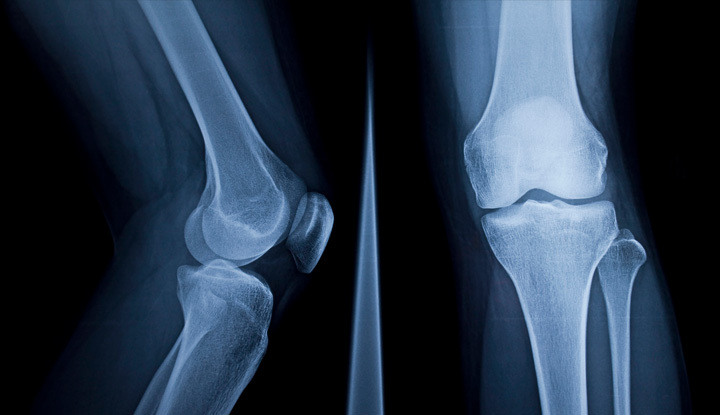
#> input picture Labs/ETE-3/program2.jpg, 720 x 415 px
$ jupyter execute 2448507_Program2.ipynb
#> lines starting #> are read from the running program, lines starting #| are printed output that depends on the picture
[cell 1]
import cv2
import numpy as np
import matplotlib.pyplot as plt
from scipy.ndimage import generic_filter

[cell 2]
#1. Load Ultrasound or Radar Images & Add Speckle Noise
# Function to add speckle noise
def add_speckle_noise(image, intensity=0.1):
    noise = np.random.randn(*image.shape) * intensity
    noisy_image = image + image * noise
    return np.clip(noisy_image, 0, 255).astype(np.uint8)

[cell 3]
# Load image
image = cv2.imread('program2.jpg', cv2.IMREAD_GRAYSCALE)
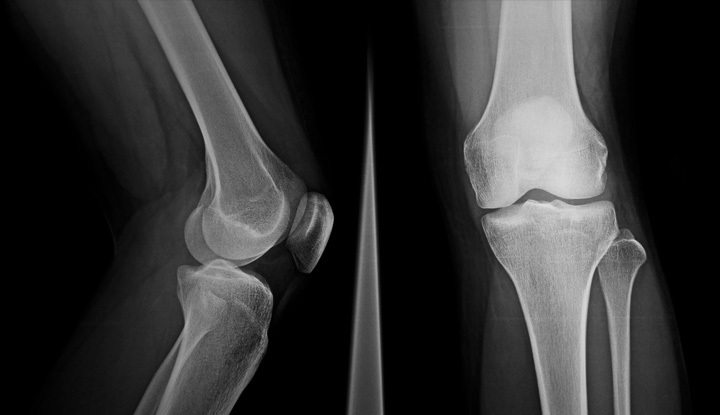
#> image: shape (415, 720); min 0, max 224, mean 49.6
speckle_image = add_speckle_noise(image, intensity=0.1)

# Display the noisy image
plt.imshow(speckle_image, cmap='gray')
plt.title('Speckle Noise Image')
plt.axis('off')
plt.show()

[cell 4]
# Load image
image = cv2.imread('program2.jpg', cv2.IMREAD_GRAYSCALE)
speckle_image = add_speckle_noise(image, intensity=0.3)
#> call 2 of add_speckle_noise, with intensity = 0.3
#> in add_speckle_noise (call 2), `noisy_image = image + image * noise`:
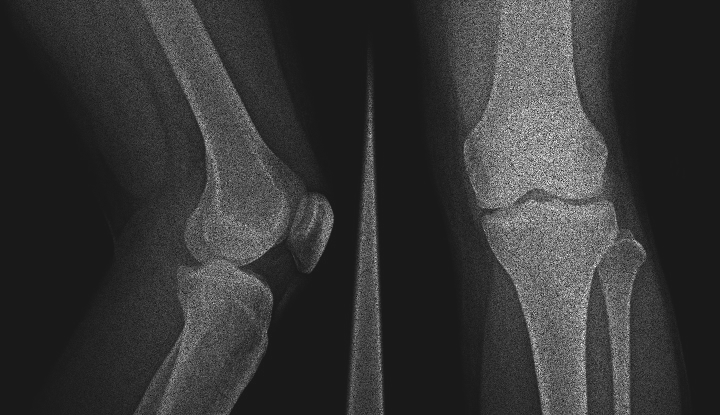
#> noisy_image: shape (415, 720) float64; min -44.05, max 395.6, mean 49.6; drawn with min black and max white
#> in add_speckle_noise (call 2), `return np.clip(noisy_image, 0, 255).astype(np.uint8)`:
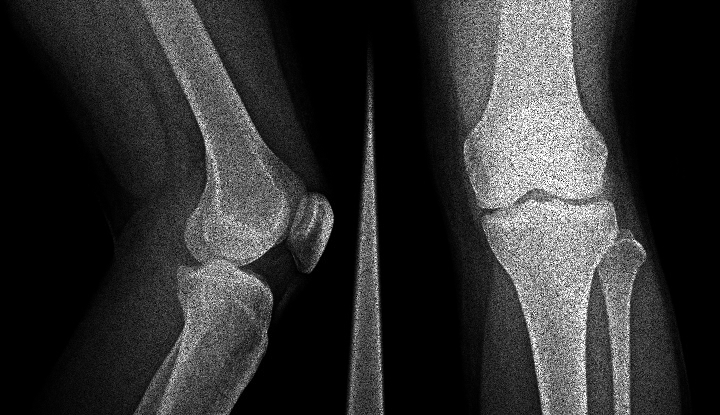
#> returned value: shape (415, 720); min 0, max 255, mean 49.1

# Display the noisy image
plt.imshow(speckle_image, cmap='gray')
plt.title('Speckle Noise Image')
plt.axis('off')
plt.show()

[cell 5]
# Load image
image = cv2.imread('program2.jpg', cv2.IMREAD_GRAYSCALE)
speckle_image = add_speckle_noise(image, intensity=0.5)
#> call 3 of add_speckle_noise, with intensity = 0.5
#> in add_speckle_noise (call 3), `noisy_image = image + image * noise`:
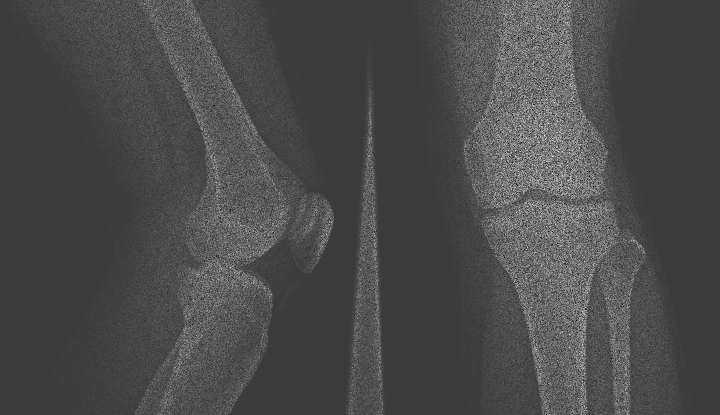
#> noisy_image: shape (415, 720) float64; min -188.2, max 617.3, mean 49.6; drawn with min black and max white
#> in add_speckle_noise (call 3), `return np.clip(noisy_image, 0, 255).astype(np.uint8)`:
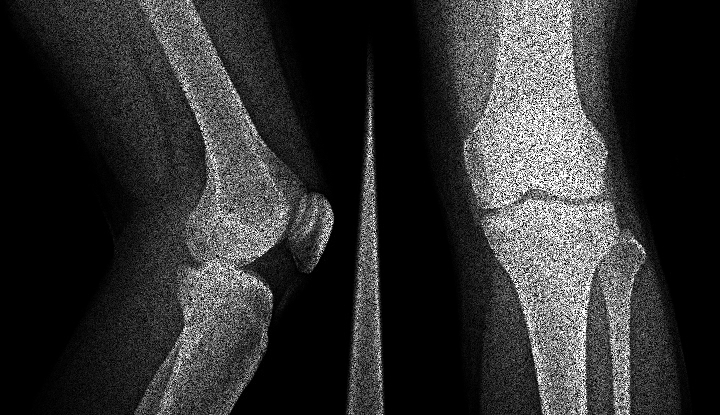
#> returned value: shape (415, 720); min 0, max 255, mean 48.4

# Display the noisy image
plt.imshow(speckle_image, cmap='gray')
plt.title('Speckle Noise Image')
plt.axis('off')
plt.show()

[cell 6]
#2. Apply Geometric Mean Filter
from scipy.ndimage import generic_filter

# Geometric Mean Filter function
def geometric_mean_filter(image, size=3):
#> called with size = 3
    def geo_mean(values):
        product = np.prod(values)
        return product ** (1.0 / len(values))

    return generic_filter(image, geo_mean, size=(size, size))
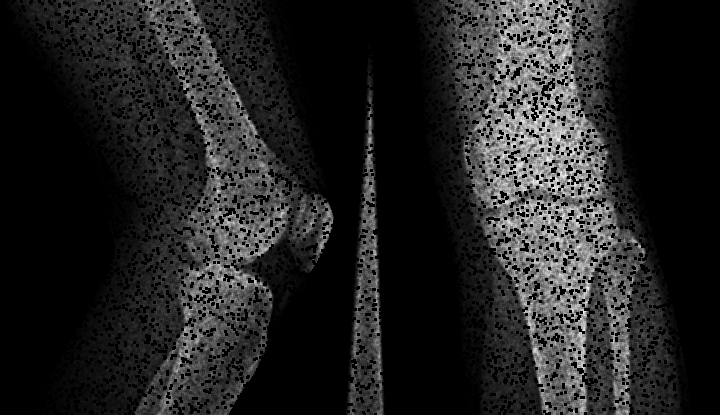
#> returned value: shape (415, 720); min 0, max 254, mean 34.7

# Apply filter
geo_filtered = geometric_mean_filter(speckle_image)

# Display the result
plt.imshow(geo_filtered, cmap='gray')
plt.title('Geometric Mean Filter')
plt.axis('off')
plt.show()

[cell 7]
#3. Load Any Image & Add Salt and Gaussian Noise
# Function to add salt and Gaussian noise
def add_salt_gaussian_noise(image, salt_prob=0.02, gaussian_std=10):
#> called with salt_prob = 0.02, gaussian_std = 0.2
    noisy_image = image.copy()

    # Add Gaussian noise
    gauss = np.random.normal(0, gaussian_std, image.shape)
    noisy_image = cv2.add(noisy_image, gauss.astype(np.uint8))

    # Add Salt noise
    num_salt = np.ceil(salt_prob * image.size)
#> num_salt = 5976
    coords = [np.random.randint(0, i - 1, int(num_salt)) for i in image.shape]
    noisy_image[tuple(coords)] = 255
    return np.clip(noisy_image, 0, 255).astype(np.uint8)

[cell 8]
# Apply noise
salt_gaussian_image = add_salt_gaussian_noise(image, salt_prob=0.02, gaussian_std=0.2)
# Display the noisy image
plt.imshow(salt_gaussian_image, cmap='gray')
plt.title('Salt & Gaussian Noise')
plt.axis('off')
plt.show()

[cell 9]
# Apply noise
salt_gaussian_image = add_salt_gaussian_noise(image, salt_prob=0.02, gaussian_std=0.3)
#> call 2 of add_salt_gaussian_noise, with salt_prob = 0.02, gaussian_std = 0.3
#> in add_salt_gaussian_noise (call 2), `noisy_image[tuple(coords)] = 255`:
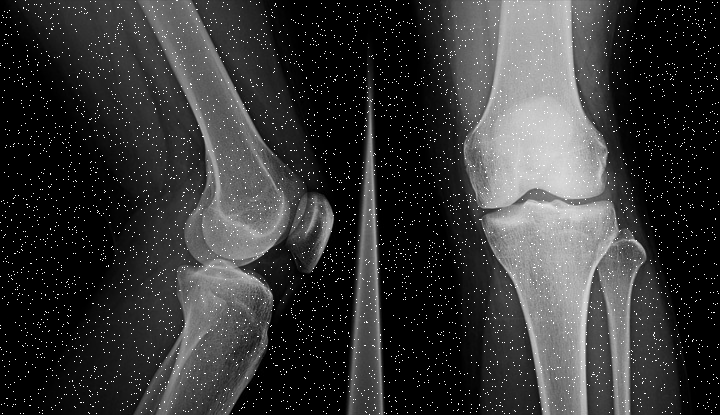
#> noisy_image: shape (415, 720); min 0, max 255, mean 53.7
# Display the noisy image
plt.imshow(salt_gaussian_image, cmap='gray')
plt.title('Salt & Gaussian Noise')
plt.axis('off')
plt.show()

[cell 10]
# Apply noise
salt_gaussian_image = add_salt_gaussian_noise(image, salt_prob=0.02, gaussian_std=0.5)
#> call 3 of add_salt_gaussian_noise, with salt_prob = 0.02, gaussian_std = 0.5
#> in add_salt_gaussian_noise (call 3), `noisy_image = cv2.add(noisy_image, gauss.astype(np.uint8))`:
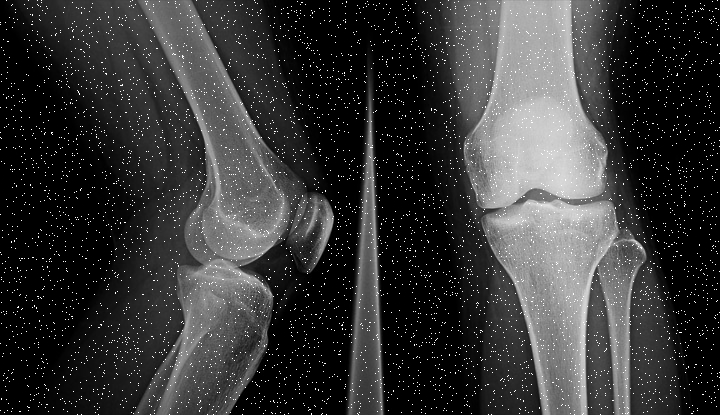
#> noisy_image: shape (415, 720); min 0, max 255, mean 54.3
# Display the noisy image
plt.imshow(salt_gaussian_image, cmap='gray')
plt.title('Salt & Gaussian Noise')
plt.axis('off')
plt.show()

[cell 11]
#4. Apply Harmonic Mean Filter
# Harmonic Mean Filter function
def harmonic_mean_filter(image, size=3):
#> called with size = 3
    def harmonic_mean(values):
        return len(values) / np.sum(1.0 / (values + 1e-9))  # Avoid division by zero

    return generic_filter(image, harmonic_mean, size=(size, size))

# Apply filter
harmonic_filtered = harmonic_mean_filter(salt_gaussian_image)

# Display the result
plt.imshow(harmonic_filtered, cmap='gray')
plt.title('Harmonic Mean Filter')
plt.axis('off')
plt.show()

[cell 12]
#5. Load Image & Add Salt-and-Pepper Noise
# Function to add salt-and-pepper noise
def add_salt_pepper_noise(image, prob=0.02):
#> called with prob = 0.02
    noisy_image = image.copy()
    num_pixels = np.ceil(prob * image.size)
#> num_pixels = 5976

    # Salt noise
    coords = [np.random.randint(0, i - 1, int(num_pixels / 2)) for i in image.shape]
    noisy_image[tuple(coords)] = 255

    # Pepper noise
    coords = [np.random.randint(0, i - 1, int(num_pixels / 2)) for i in image.shape]
    noisy_image[tuple(coords)] = 0

    return noisy_image

[cell 13]
# Apply noise
salt_pepper_image = add_salt_pepper_noise(image, prob=0.02)

# Display the noisy image
plt.imshow(salt_pepper_image, cmap='gray')
plt.title('Salt-and-Pepper Noise')
plt.axis('off')
plt.show()

[cell 14]
# Apply noise
salt_pepper_image = add_salt_pepper_noise(image, prob=0.01)

# Display the noisy image
plt.imshow(salt_pepper_image, cmap='gray')
plt.title('Salt-and-Pepper Noise')
plt.axis('off')
plt.show()

[cell 15]
# Apply noise
salt_pepper_image = add_salt_pepper_noise(image, prob=0.05)
#> call 3 of add_salt_pepper_noise, with prob = 0.05
#> in add_salt_pepper_noise (call 3), `noisy_image[tuple(coords)] = 0`:
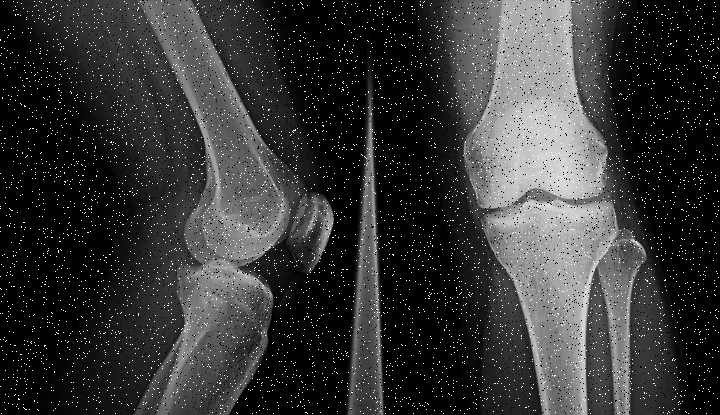
#> noisy_image: shape (415, 720); min 0, max 255, mean 53.2

# Display the noisy image
plt.imshow(salt_pepper_image, cmap='gray')
plt.title('Salt-and-Pepper Noise')
plt.axis('off')
plt.show()

[cell 16]
#6. Apply Contra-Harmonic Mean Filter
# Contra-Harmonic Mean Filter function
def contra_harmonic_mean_filter(image, size=3, Q=1.5):
#> called with size = 3, Q = 1.5
    def contra_harmonic(values):
        numerator = np.sum(values ** (Q + 1))
        denominator = np.sum(values ** Q + 1e-9)  # Avoid division by zero
        return numerator / denominator

    return generic_filter(image, contra_harmonic, size=(size, size))
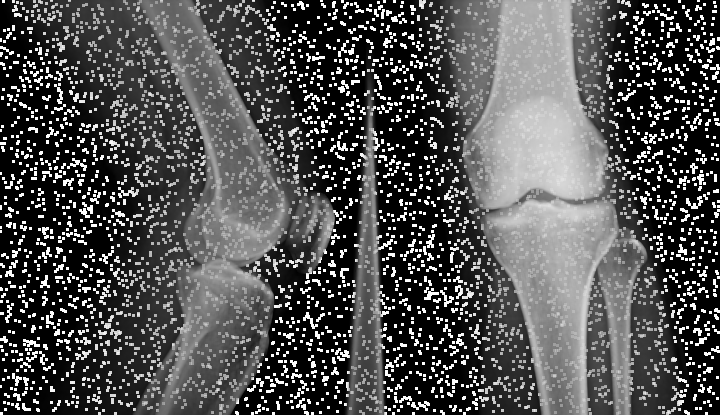
#> returned value: shape (415, 720); min 0, max 254, mean 81.6

# Apply filter
contra_filtered = contra_harmonic_mean_filter(salt_pepper_image, Q=1.5)

# Display the result
plt.imshow(contra_filtered, cmap='gray')
plt.title('Contra-Harmonic Mean Filter')
plt.axis('off')
plt.show()

$ run again, with Labs/ETE-3/program1.jpg copied over Labs/ETE-3/program2.jpg
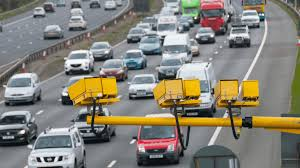
#> input picture Labs/ETE-3/program1.jpg, 300 x 168 px
#> in add_salt_gaussian_noise (call 3), `noisy_image[tuple(coords)] = 255`:
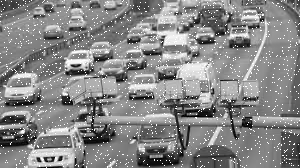
#> noisy_image: shape (168, 300); min 0, max 255, mean 134.2
#> in contra_harmonic_mean_filter, `return generic_filter(image, contra_harmonic, size=(size, size))`:
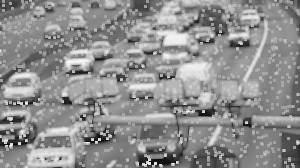
#> returned value: shape (168, 300); min 12, max 249, mean 142.6
